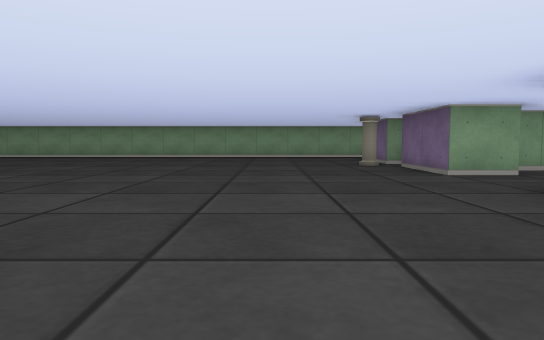
View 1 (above)

18 first-person views from a walk through a cub3D level. The camera is about half as high as the walls, tilts 4° down and sees 70° across. The floor is counted in squares. Each view is taken from the middle of a square. On the plan, view 1 faces up. The plan holds only what a view shows up to about 9 squares ahead; the rest is blank.

View 2
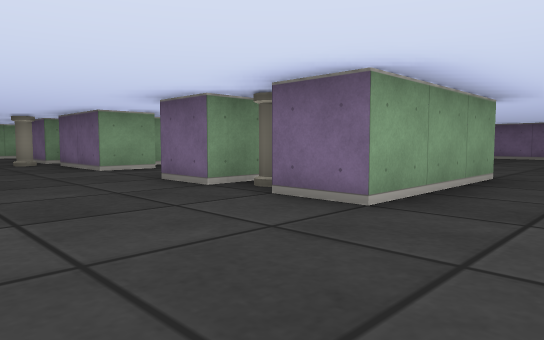

View 3
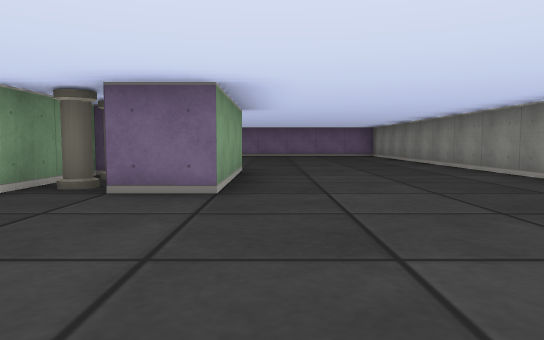

View 4
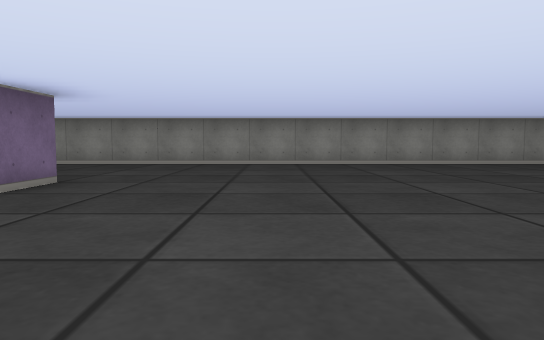

View 5
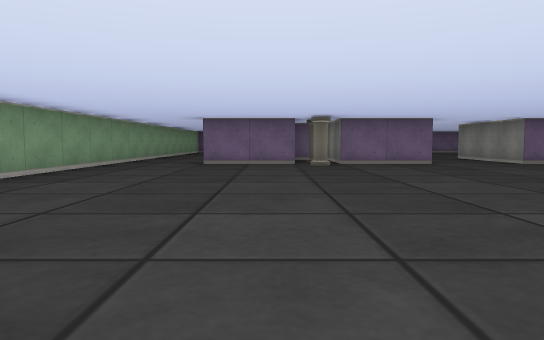

View 6
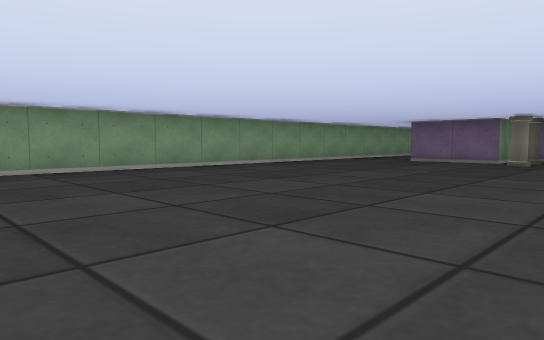

View 7
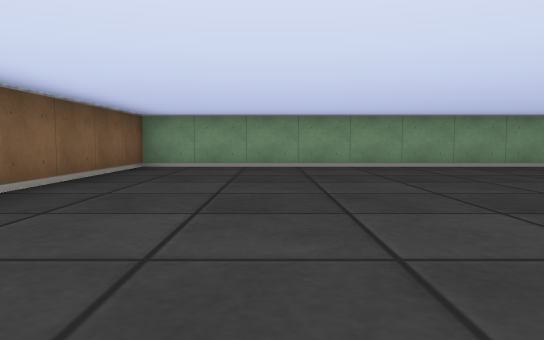

View 8
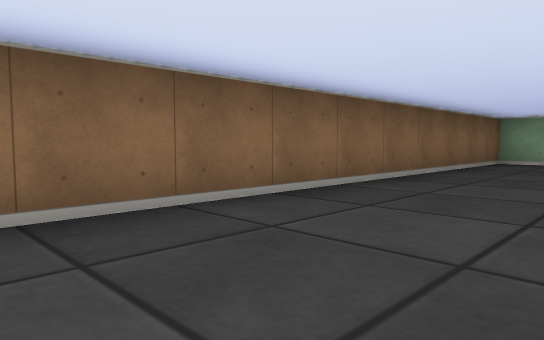

View 9
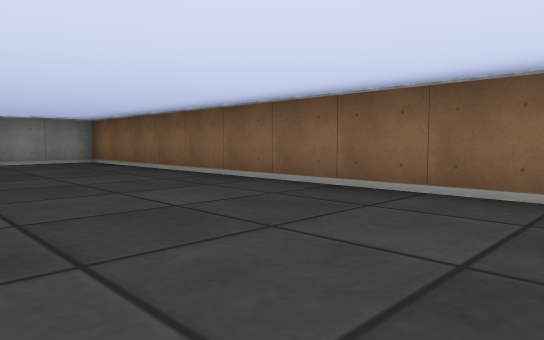

View 10
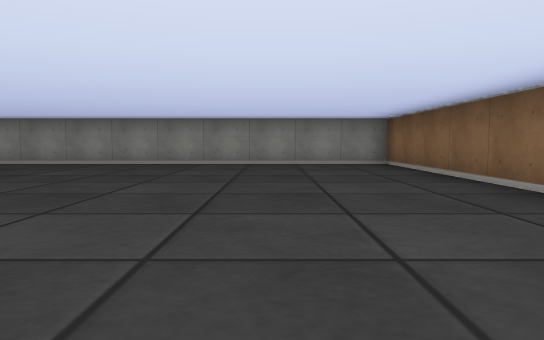

View 11
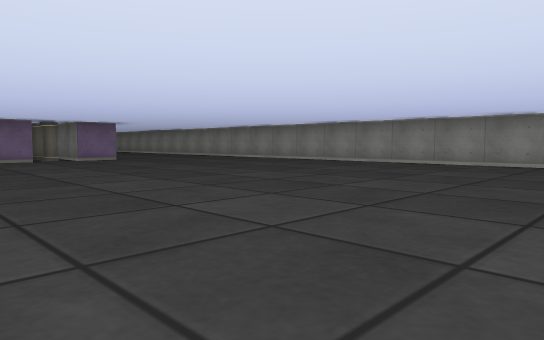

View 12
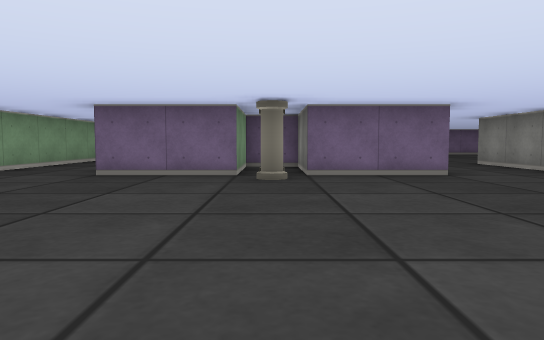

View 13
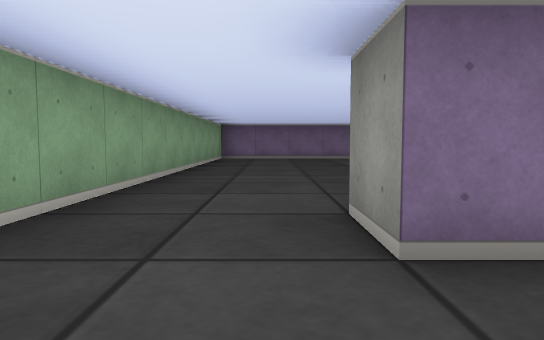

View 14
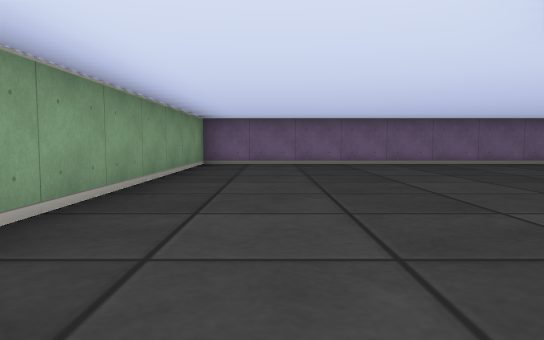

View 15
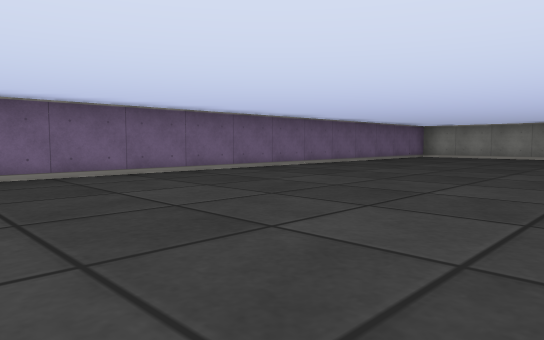

View 16
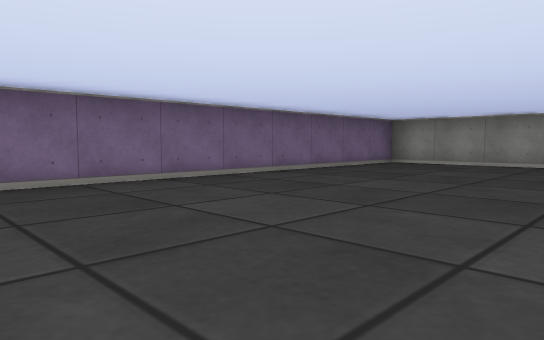

View 17
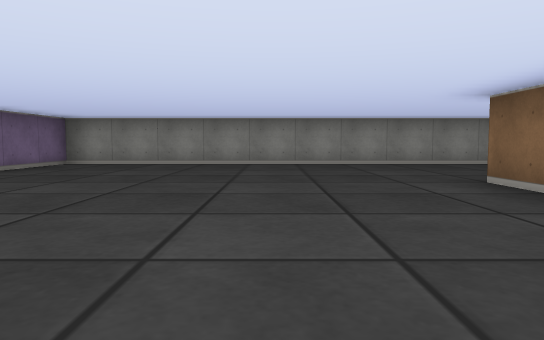

View 18
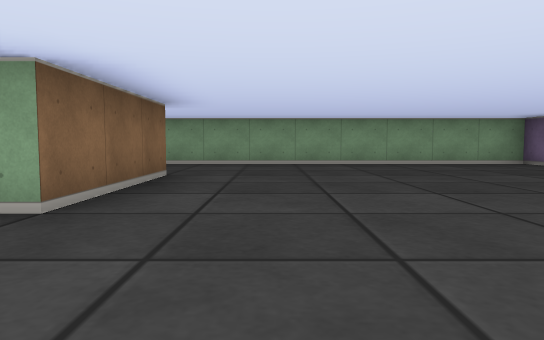

### Floor plan
Points are (right, up) in squares from view 1. A wall is a line through its corners. A room is listed if a view was taken in it or the views show most of it. See-through windows are left out.
Room 1 (views 1, 2, 3, 4, 5, 6, 7, 8, 9, 10, 11, 12, 13, 14, 15, 16, 17, 18)
walls: (3.6, 5.5) (2.5, 5.5) (2.5, 7.5) (4.5, 7.5) (4.5, 8.5) (2.5, 8.5) (2.5, 10.5) (3.5, 10.5); (4.5, 2.5) (2.5, 2.5) (2.5, 3.5) (5.5, 3.5); (5.5, 1.5) (5.5, 0.5) (2.5, 0.5) (2.5, 1.5); (5.5, 9.5) (5.5, 6.5) (4, 6.5); (-9.5, -3.5) (12.5, -3.5) (12.5, 12.5) (-9.5, 12.5) (-9.5, -3.5)
objects: pillar (2, 8); pillar (3, 2); pillar (3, 8); other object (4, 2)

Where each view was taken, in squares from view 1:
view 1: 0 up, 0 right, facing up
view 2: 1 down, 0 right, facing up-right
view 3: 0 up, 1 left, facing right
view 4: 5 up, 0 right, facing down
view 5: 9 up, 6 left, facing right
view 6: 6 up, 7 left, facing up-right
view 7: 5 up, 7 left, facing up
view 8: 3 up, 7 left, facing up-left
view 9: 6 up, 6 left, facing down-left
view 10: 5 up, 7 left, facing down
view 11: 5 up, 8 left, facing down-right
view 12: 8 up, 3 left, facing right
view 13: 11 up, 1 right, facing right
view 14: 11 up, 4 right, facing right
view 15: 9 up, 7 right, facing down-right
view 16: 5 up, 8 right, facing down-right
view 17: 5 up, 8 right, facing down
view 18: 4 up, 7 right, facing up
